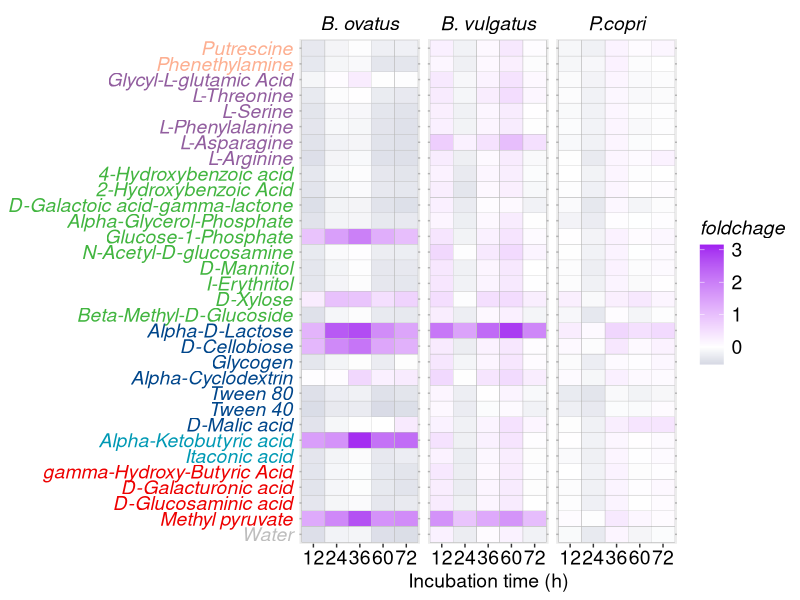
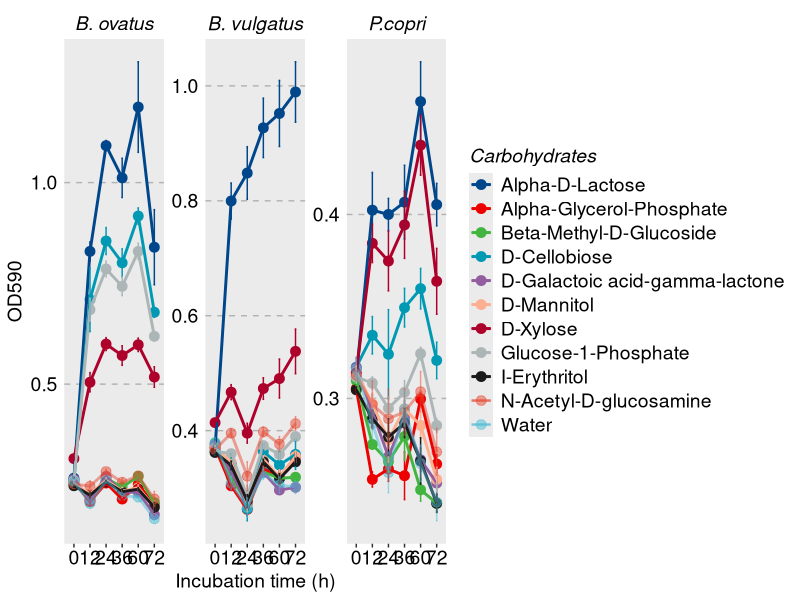
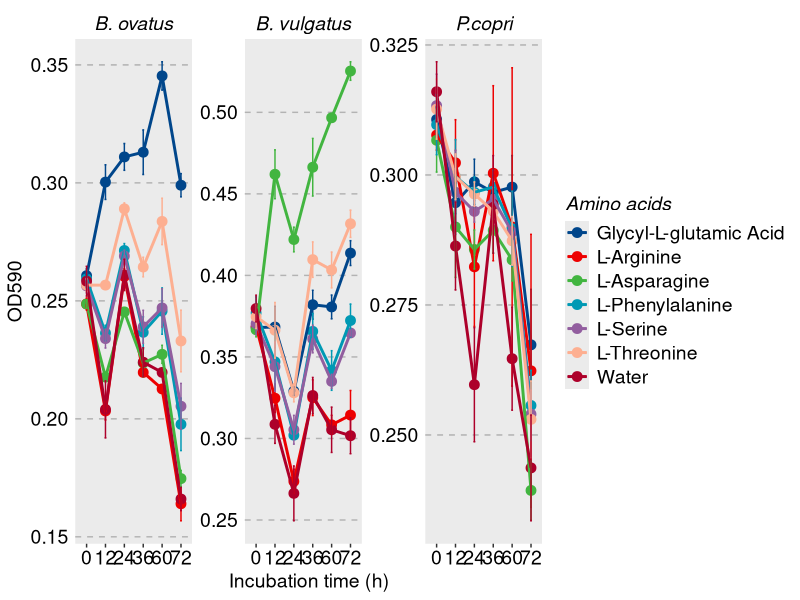
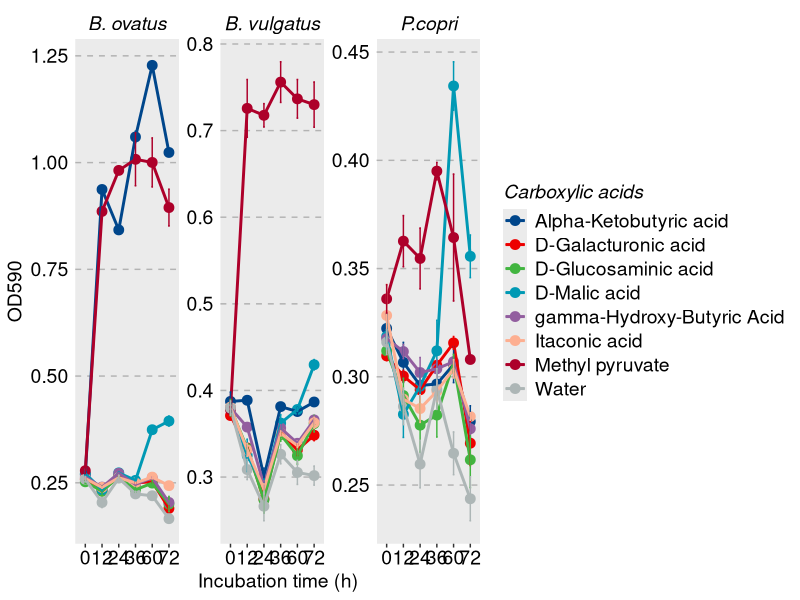
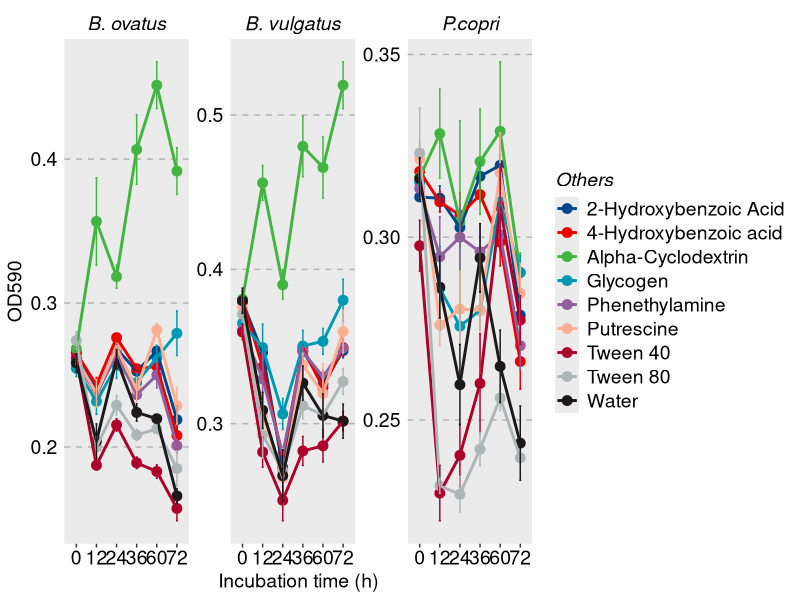

These charts were generated, in order, by the following R code:
## ---- chunk 1

mypal1 <- ggsci::pal_lancet( alpha = 1)(9) 
mypal2 <- ggsci::pal_npg( alpha = 0.5)(9)
mypal3 <- ggsci::pal_jama( alpha = 0.7)(9)
mypal4<- ggsci::pal_jco( alpha = 0.8)(9)

library(reshape2)
library(ggplot2)
library(ggpubr)
library(patchwork)





PC.MET.result <- read.csv('Eco-biolog.22.4.18-PC.BO.BV.csv',header=T)



PC.0H <- subset(PC.MET.result,PC.MET.result$Time.h%in%'0')
PC.MET.result.1 <- subset(PC.MET.result,PC.MET.result$Time.h>0)


PC.MET.result.1$OH <- PC.0H$OD590




PC.MET.result.1$PC.foldchage <- (PC.MET.result.1$OD590-PC.MET.result.1$OH)/PC.MET.result.1$OH







p <- compare_means(
  OD590~substrates,
  data=PC.MET.result.1,
  method = "t.test",
  paired = FALSE,
  group.by =c('Time.h','Species'),
  p.adjust.method = "holm")


PC.p <- subset(p,group1%in%c('Water')&Species%in%c('P.copri'))

BO.p <- subset(p,group1%in%c('Water')&Species%in%c('B. ovatus'))

Bv.p <- subset(p,group1%in%c('Water')&Species%in%c('B. vulgatus'))

PC.MET.result.1$Class <- factor(PC.MET.result.1$Class,levels = unique(PC.MET.result.1$Class))

PC.MET.result.1 <- PC.MET.result.1[order(PC.MET.result.1$Class),]

PC.MET.result.1$substrates <- factor(PC.MET.result.1$substrates,levels = unique(PC.MET.result.1$substrates))






PC.MET.result.1$Time.h <- factor(PC.MET.result.1$Time.h)

PC.0H.class <- PC.0H[1:32,]
PC.0H.class <- PC.0H.class [order(PC.0H.class$Class,decreasing = T),]


col <- car::recode(PC.0H.class$Class,' "Water"="grey";"Carboxylic acids"="#00468BFF";"Polymers"="#ED0000FF";"Carbohydrates"="#42B540FF";"Phenolic acids"="#0099B4FF";"Amino acids"="#925E9FFF";"Amines"="#FDAF91FF" ')


ggplot(PC.MET.result.1, aes(x=Time.h,y=substrates))+
  geom_tile(aes(fill=PC.foldchage),color="grey")+
  scale_fill_gradient2(name="foldchage", low="#003366", high="purple", mid="white",midpoint = 0) +
  theme_cleveland()+ 
  theme(panel.grid=element_blank(),
        strip.background =element_blank(),
        strip.text =element_text(size=14,colour = 'black',face = 'italic') ) + 
  theme(plot.title = element_text(hjust = 0.5,size=16,colour = 'black',face = 'italic')) + 
  theme(axis.title.x =element_text(size=14,colour = 'black'), axis.title.y=element_text(size=14,colour = 'black'))+ 
  theme(axis.text.x = element_text(size=14,colour = 'black'),axis.text.y = element_text(size=14,colour = col,face = 'italic')) + 
  theme(legend.text = element_text(size=14,colour = 'black')) +
  theme(legend.title = element_text(size=14,colour = 'black',face = 'italic'))+
  guides(color = guide_legend(title = 'Amino acids'))+
  scale_color_manual(values = c(mypal1,mypal2))+
   labs(y = NULL,x='Incubation time (h)')+
  facet_wrap(~Species)

## ---- chunk 2
PC.ECO.result <- read.csv('Eco-biolog.22.4.18-PC.BO.BV.csv',header=T)



library(reshape2)
library(ggplot2)
library(ggpubr)
library(patchwork)



PC.car.result <- subset(PC.ECO.result,PC.ECO.result$Class%in%c("Water","Carbohydrates"))


PC.car.p <- compare_means(
  OD590~substrates,
  data=PC.car.result,
  method = "t.test",
  paired = FALSE,
  group.by =c('Time.h','Species'),
  p.adjust.method = "holm")





library(tidyverse)
library(ggsci)
library(patchwork)
library(ggpubr)

PC.car.result %>%
  mutate(Time_h=as.factor(Time.h)) %>% 
  group_by(substrates) %>%
  ggplot(aes(x = Time_h,y =OD590,
           group=substrates,color=substrates)) +                            
  stat_summary(fun.y="mean",geom="point",size=3) +        
  stat_summary(fun.y="mean",geom="line",size=1) +  
  stat_summary(fun.data = "mean_se",geom = "errorbar",width=0.1)+
  scale_color_nejm()+
  theme_cleveland()+ 
  theme(panel.grid=element_blank(),
        strip.background =element_blank(),
        strip.text =element_text(size=14,colour = 'black',face = 'italic') ) + 
  theme(plot.title = element_text(hjust = 0.5,size=16,colour = 'black',face = 'italic')) + 
  theme(axis.title.x =element_text(size=14,colour = 'black'), axis.title.y=element_text(size=14,colour = 'black'))+ 
  theme(axis.text.x = element_text(size=14,colour = 'black'),axis.text.y = element_text(size=14,colour = 'black')) + 
  theme(legend.text = element_text(size=14,colour = 'black')) +
  theme(legend.title = element_text(size=14,colour = 'black',face = 'italic'))+
  guides(color = guide_legend(title = 'Carbohydrates'))+
  scale_color_manual(values = c(mypal1,mypal2))+
   labs(y = "OD590",x='Incubation time (h)')+
  facet_wrap(~Species,scales = 'free_y')

## ---- chunk 3
PC.ECO.result <- read.csv('Eco-biolog.22.4.18-PC.BO.BV.csv',header=T)



library(reshape2)
library(ggplot2)
library(ggpubr)
library(patchwork)



PC.aa.result <- subset(PC.ECO.result,PC.ECO.result$Class%in%c("Water","Amino acids"))


PC.aa.p <- compare_means(
  OD590~substrates,
  data=PC.aa.result,
  method = "t.test",
  paired = FALSE,
  group.by =c('Time.h'),
  p.adjust.method = "holm")





library(tidyverse)
library(ggsci)
library(patchwork)
library(ggpubr)

PC.aa.result %>%
  mutate(Time_h=as.factor(Time.h)) %>% 
  group_by(substrates) %>%
  ggplot(aes(x = Time_h,y =OD590,
           group=substrates,color=substrates)) +                            
  stat_summary(fun.y="mean",geom="point",size=3) +        
  stat_summary(fun.y="mean",geom="line",size=1) +  
  stat_summary(fun.data = "mean_se",geom = "errorbar",width=0.1)+
  scale_color_nejm()+
  theme_cleveland()+ 
  theme(panel.grid=element_blank(),
        strip.background =element_blank(),
        strip.text =element_text(size=14,colour = 'black',face = 'italic') ) + 
  theme(plot.title = element_text(hjust = 0.5,size=16,colour = 'black',face = 'italic')) + 
  theme(axis.title.x =element_text(size=14,colour = 'black'), axis.title.y=element_text(size=14,colour = 'black'))+ 
  theme(axis.text.x = element_text(size=14,colour = 'black'),axis.text.y = element_text(size=14,colour = 'black')) + 
  theme(legend.text = element_text(size=14,colour = 'black')) +
  theme(legend.title = element_text(size=14,colour = 'black',face = 'italic'))+
  guides(color = guide_legend(title = 'Amino acids'))+
  scale_color_manual(values = c(mypal1,mypal2))+
   labs(y = "OD590",x='Incubation time (h)')+
  facet_wrap(~Species,scales = 'free_y')
  
## ---- chunk 4
PC.ECO.result <- read.csv('Eco-biolog.22.4.18-PC.BO.BV.csv',header=T)



library(reshape2)
library(ggplot2)
library(ggpubr)
library(patchwork)



PC.aa.result <- subset(PC.ECO.result,PC.ECO.result$Class%in%c("Water","Carboxylic acids"))


PC.aa.p <- compare_means(
  OD590~substrates,
  data=PC.aa.result,
  method = "t.test",
  paired = FALSE,
  group.by =c('Time.h'),
  p.adjust.method = "holm")





library(tidyverse)
library(ggsci)
library(patchwork)
library(ggpubr)

PC.aa.result %>%
  mutate(Time_h=as.factor(Time.h)) %>% 
  group_by(substrates) %>%
  ggplot(aes(x = Time_h,y =OD590,
           group=substrates,color=substrates)) +                            
  stat_summary(fun.y="mean",geom="point",size=3) +        
  stat_summary(fun.y="mean",geom="line",size=1) +  
  stat_summary(fun.data = "mean_se",geom = "errorbar",width=0.1)+
  scale_color_nejm()+
  theme_cleveland()+ 
  theme(panel.grid=element_blank(),
        strip.background =element_blank(),
        strip.text =element_text(size=14,colour = 'black',face = 'italic') ) + 
  theme(plot.title = element_text(hjust = 0.5,size=16,colour = 'black',face = 'italic')) + 
  theme(axis.title.x =element_text(size=14,colour = 'black'), axis.title.y=element_text(size=14,colour = 'black'))+ 
  theme(axis.text.x = element_text(size=14,colour = 'black'),axis.text.y = element_text(size=14,colour = 'black')) + 
  theme(legend.text = element_text(size=14,colour = 'black')) +
  theme(legend.title = element_text(size=14,colour = 'black',face = 'italic'))+
  guides(color = guide_legend(title = 'Carboxylic acids'))+
  scale_color_manual(values = c(mypal1,mypal2))+
   labs(y = "OD590",x='Incubation time (h)')+
  facet_wrap(~Species,scales = 'free_y')
  
## ---- chunk 5
PC.ECO.result <- read.csv('Eco-biolog.22.4.18-PC.BO.BV.csv',header=T)



library(reshape2)
library(ggplot2)
library(ggpubr)
library(patchwork)



PC.aa.result <- subset(PC.ECO.result,PC.ECO.result$Class%in%c("Water","Polymers","Amines","Phenolic acids"))


PC.aa.p <- compare_means(
  OD590~substrates,
  data=PC.aa.result,
  method = "t.test",
  paired = FALSE,
  group.by =c('Time.h'),
  p.adjust.method = "holm")





library(tidyverse)
library(ggsci)
library(patchwork)
library(ggpubr)

PC.aa.result %>%
  mutate(Time_h=as.factor(Time.h)) %>% 
  group_by(substrates) %>%
  ggplot(aes(x = Time_h,y =OD590,
           group=substrates,color=substrates)) +                            
  stat_summary(fun.y="mean",geom="point",size=3) +        
  stat_summary(fun.y="mean",geom="line",size=1) +  
  stat_summary(fun.data = "mean_se",geom = "errorbar",width=0.1)+
  scale_color_nejm()+
  theme_cleveland()+ 
  theme(panel.grid=element_blank(),
        strip.background =element_blank(),
        strip.text =element_text(size=14,colour = 'black',face = 'italic') ) + 
  theme(plot.title = element_text(hjust = 0.5,size=16,colour = 'black',face = 'italic')) + 
  theme(axis.title.x =element_text(size=14,colour = 'black'), axis.title.y=element_text(size=14,colour = 'black'))+ 
  theme(axis.text.x = element_text(size=14,colour = 'black'),axis.text.y = element_text(size=14,colour = 'black')) + 
  theme(legend.text = element_text(size=14,colour = 'black')) +
  theme(legend.title = element_text(size=14,colour = 'black',face = 'italic'))+
  guides(color = guide_legend(title = "Others"))+
  scale_color_manual(values = c(mypal1,mypal2))+
   labs(y = "OD590",x='Incubation time (h)')+
  facet_wrap(~Species,scales = 'free_y')
  
